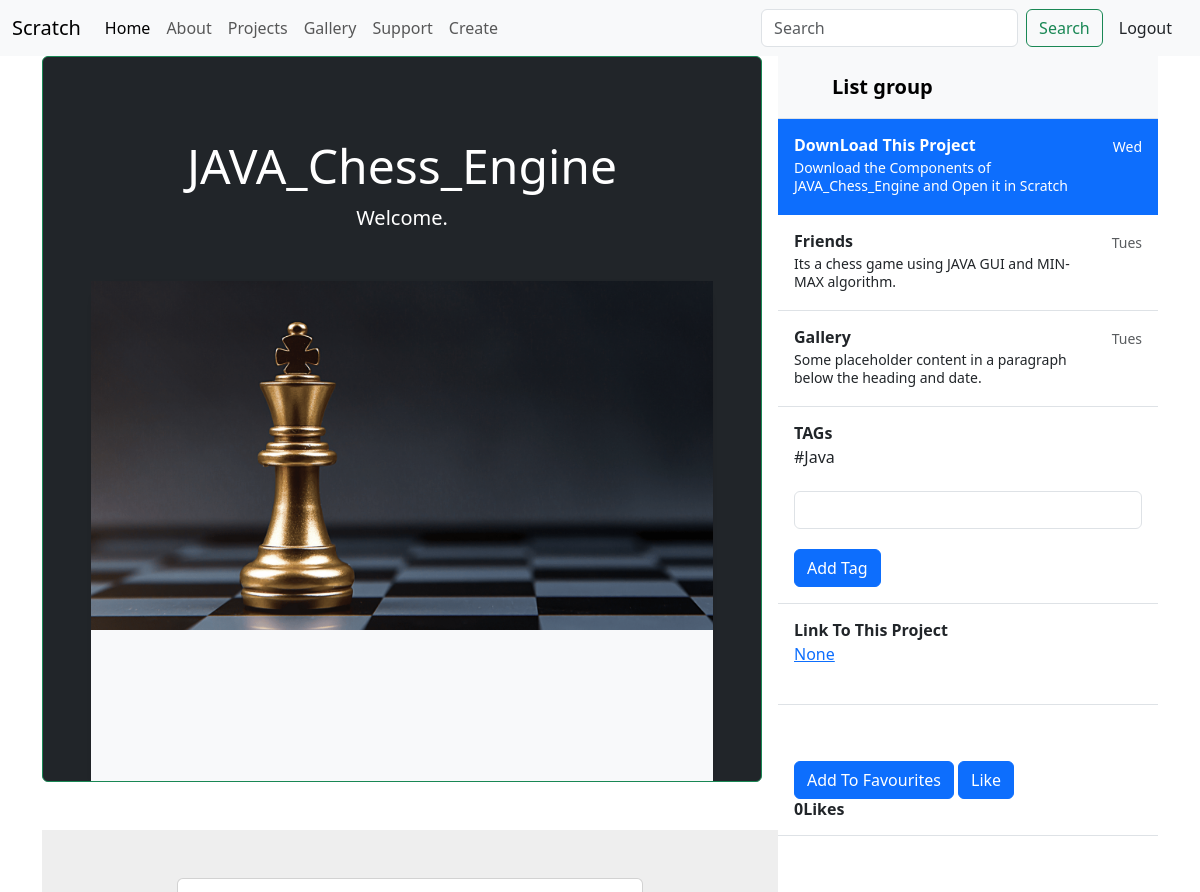
The app's page /project_page/JAVA_Chess_Engine (upper part), older data.
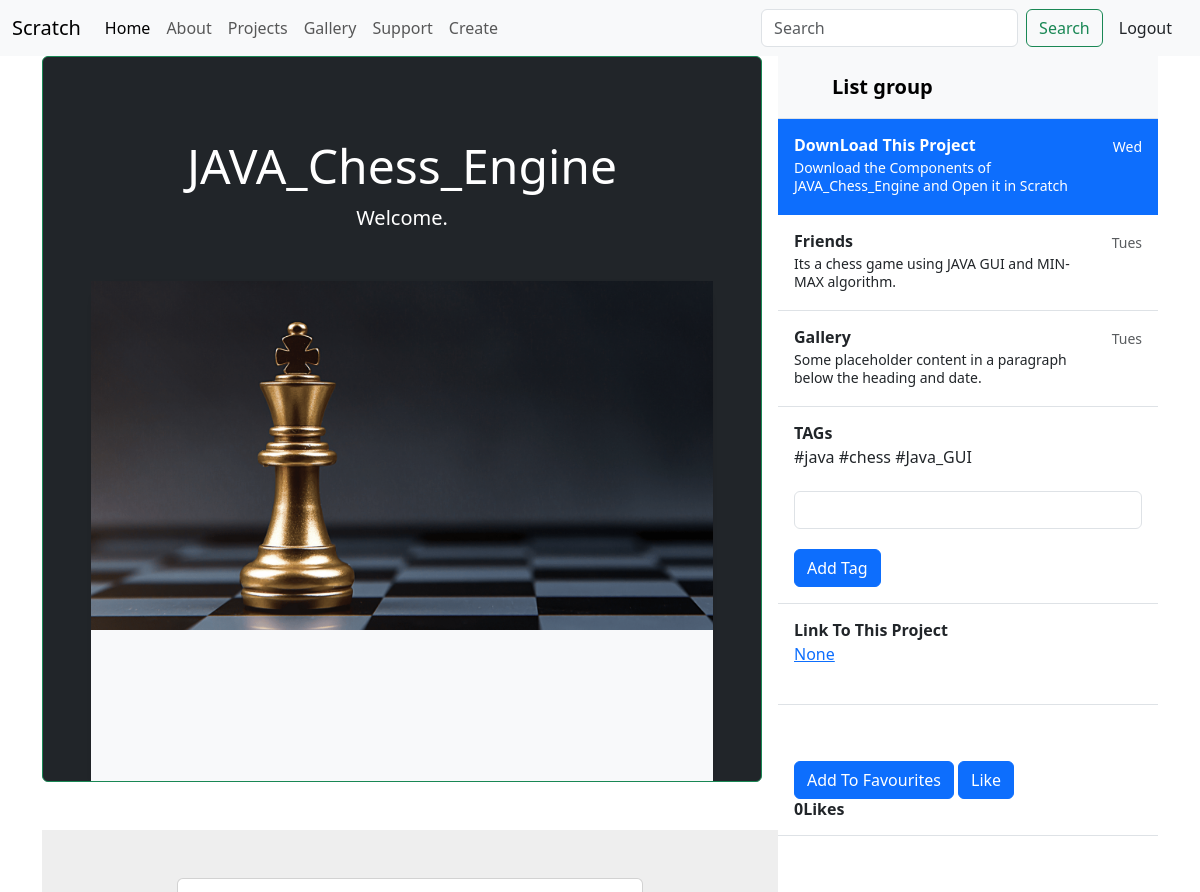
The same page, newer data.
### home/models.py (models this page shows, shortened)
class Projects(models.Model):
    project_name = models.CharField(max_length=100, null=False)
    project_notes = models.CharField(max_length=500,default='None')
    p_image = models.ImageField(upload_to="images/",default='None')
    p_creator = models.ForeignKey(User,max_length=100,null=True,on_delete=models.CASCADE,related_name='p_creator')
    project_link = models.URLField(null = True)
    liked = models.ManyToManyField(User, default = None, blank=True, related_name='liked')
    viewed = models.ManyToManyField(User, default = None, blank=True, related_name='viewed')
    @property
    def num_likes(self):
        return self.liked.all().count()

class Tags_projects(models.Model):
    p_tag_name = models.ForeignKey(Projects,null=True,on_delete=models.CASCADE)
    tag = models.CharField(max_length=100,null=False,default='None')

### home/views.py (the view, shortened to what this page needs)
# urls.py: path('project_page/<str:project_name>', views.project_page, name="project_page"),
def project_page(request,project_name):
    proj = Projects.objects.filter(project_name=project_name).first()
    print('Archit')
    comm = Pcomments.objects.filter(pname__project_name=project_name)   #Doubt Field ‘id’ expected a number but got ‘Free’  link - In this updated code, pname__project_name represents the lookup condition where project_name matches the project_name field in the related Projects object.Please make sure that the Pcomments model has a field named pname that refers to the Projects model using a ForeignKey or similar relationship. Additionally, ensure that project_name contains the desired project name value for the lookup.
    tagg = Tags_projects.objects.filter(p_tag_name__project_name = project_name)
    context = {
        'proj':proj,
        'comm':comm,
        'tagg':tagg
    }
    return render(request,'project_page.html', context)

### templates/project_page.html (shortened to what this page needs)
{% extends 'base.html' %}
{% block body %}
<div class="container">
    <div class="d-flex gap-8 ">
        <div>
            <div  class="flex-grow-1 col-xs-6">
                <div class="text-bg-dark border border-success rounded me-md-3 pt-3 px-3 pt-md-5 px-md-5 text-center  overflow-hidden">
                    <div class="my-3 py-3">
                    <h2 class="display-5">{{proj.project_name}}</h2>
                    <p class="lead">Welcome.</p>
                    </div>
                    <div class="bg-body-tertiary shadow-sm mx-auto" style="width: 100%; height: 500px; border-radius: 21px 21px 0 0;">
                        <img class="img-fluid img-responsive fit-image" src="{{proj.p_image.url}}" alt="">
                    </div>
                </div>
            </div>
            <section style="background-color: #eee;">
                <div class="container my-5 py-5">
                  <div class="row d-flex justify-content-center">
                    <div class="col-md-12 col-lg-10 col-xl-8">
                      <div class="card">
                        {% for c in comm  %}
                        <div class="card-body">
                        </div>
                        {% endfor %}
                      </div>
                    </div>
                  </div>
                </div>
              </section>
        </div>
        <div class=" pl-6 col-xs-6">
            <div class="d-flex flex-column align-items-stretch flex-shrink-0 bg-body-tertiary" style="width: 380px;">
                <a href="/" class="d-flex align-items-center flex-shrink-0 p-3 link-body-emphasis text-decoration-none border-bottom">
                  <svg class="bi pe-none me-2" width="30" height="24"><use xlink:href="#bootstrap"/></svg>
                  <span class="fs-5 fw-semibold">List group</span>
                </a>
                <div class="list-group list-group-flush border-bottom scrollarea">
                  <a href="#" class="list-group-item list-group-item-action active py-3 lh-sm" aria-current="true">
                    <div class="d-flex w-100 align-items-center justify-content-between">
                      <strong class="mb-1">DownLoad This Project</strong>
                      <small>Wed</small>
                    </div>
                    <div class="col-10 mb-1 small">
                      Download the Components of {{proj.project_name}} and Open it in Scratch
                    </div>
                  </a>
                  <a href="#" class="list-group-item list-group-item-action py-3 lh-sm">
                    <div class="d-flex w-100 align-items-center justify-content-between">
                      <strong class="mb-1">Friends</strong>
                      <small class="text-body-secondary">Tues</small>
                    </div>
                    <div class="col-10 mb-1 small">{{proj.project_notes}}</div>
                  </a>
                  <a href="#" class="list-group-item list-group-item-action py-3 lh-sm">
                    <div class="d-flex w-100 align-items-center justify-content-between">
                      <strong class="mb-1">Gallery</strong>
                      <small class="text-body-secondary">Tues</small>
                    </div>
                    <div class="col-10 mb-1 small">Some placeholder content in a paragraph below the heading and date.</div>
                  </a>
                  <div class="list-group-item py-3 lh-sm">
                  <div class="">
                    <strong class="mb-1 ">TAGs</strong>
                    <div class="py-1">
                      {% for t in tagg  %}
                      #{{t.tag}}
                      {% endfor %}
                    </div>
                    <br>
                    <form method="post" action="">
                    <input type="text" id="tag" name="tag" value="{{tag}}" class="form-control " />
                    <br>
                    <button class="btn btn-primary" name='tags' type="submit">Add Tag</button>
                    </form>
                  </div>
                </div>
                <div class="list-group-item  py-3 lh-sm">
                  <div class="">
                    <strong class="mb-1 ">Link To This Project</strong>
                    <div class="py-1">
                      <a href="{{proj.project_link}}">{{proj.project_link}}</a>
                    </div>
                    <br>
                  </div>
                </div>
                <div class="list-group-item py-3 lh-sm">
                  <div class="">
                    <br>
                    <form method="post" action="">
                    <br>
                    <button class="btn btn-primary" name='fav' type="submit">Add To Favourites</button>
                    {% if user not in proj.liked.all %}
                    <button class="btn btn-primary positive" name='like' type="submit">Like</button>
                    </form>
                    {% else %}
                    <button class="btn btn-primary negative" name='like' type="submit">Unlike</button>
                    {% endif %}
                    <strong> {{proj.num_likes}}Likes</strong>
                  </div>
                </div>
                </div>
              </div>
        </div>
    </div>
</div>
{% endblock body %}

### templates/base.html (shortened to what this page needs)
<!doctype html>
<html lang="en">
  <head>
    <link href="https://cdn.jsdelivr.net/npm/bootstrap@5.3.0-alpha3/dist/css/bootstrap.min.css" rel="stylesheet">
    <link href="https://maxcdn.bootstrapcdn.com/font-awesome/4.7.0/css/font-awesome.min.css" rel="stylesheet">
  </head>
  <body>
    <nav class="navbar navbar-expand-lg bg-body-tertiary">
        <div class="container-fluid">
          <a class="navbar-brand" href="#">Scratch</a>
          <div class="collapse navbar-collapse" id="navbarSupportedContent">
            <ul class="navbar-nav me-auto mb-2 mb-lg-0">
              <li class="nav-item">
                <a class="nav-link active" aria-current="page" href="/home">Home</a>
              </li>
              <li class="nav-item">
                <a class="nav-link" href="/about">About</a>
              </li>
              <li class="nav-item">
                <a class="nav-link" href="/projects">Projects</a>
              </li>
              <li class="nav-item">
                <a class="nav-link" href="/gallery">Gallery</a>
              </li>
              <li class="nav-item">
                <a class="nav-link" href="/support">Support</a>
              </li>
              <li class="nav-item">
                <a class="nav-link" href="/create_project">Create</a>
              </li>
            </ul>
            <form class="d-flex" role="search">
              <input class="form-control me-2" type="search" placeholder="Search" aria-label="Search">
              <button class="btn btn-outline-success" type="submit">Search</button>
            </form>
            <a class="nav-link px-3 " href="/logout">Logout</a>
          </div>
        </div>
      </nav>
      {% block body  %} {% endblock body  %}
</body>
</html>

Row changes from the older to the newer data that the page shows:
removed Tags_projects: tag "Java"
added Tags_projects: tag "java"
added Tags_projects: tag "chess"
added Tags_projects: tag "Java_GUI"
